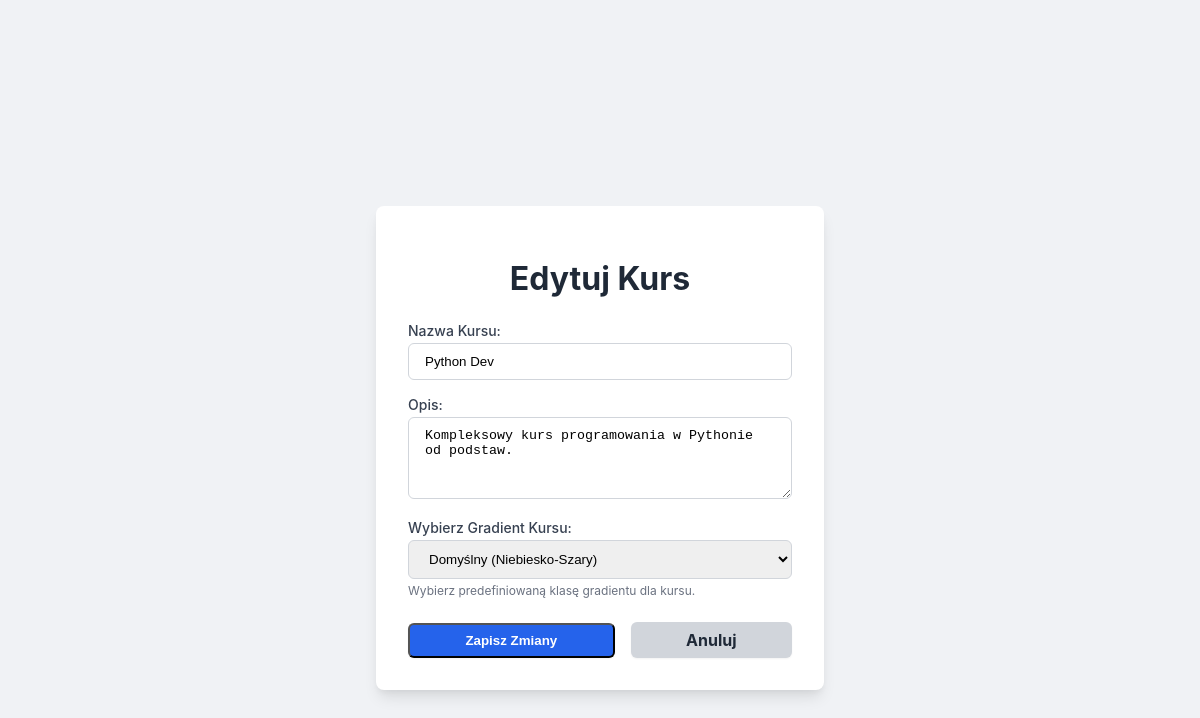
The page /admin/courses/edit/1 (signed in) on the database its author committed.
### models.py (models this page shows, shortened)
class Course(db.Model):
    id = db.Column(db.Integer, primary_key=True)
    name = db.Column(db.String(100), nullable=False, unique=True)
    description = db.Column(db.Text, nullable=True)
    gradient_class = db.Column(db.String(50), default='course-gradient-default')
    total_lessons = db.Column(db.Integer, default=0, nullable=False) # <--- WAŻNE: TA LINIA JEST DODANA!
    created_at = db.Column(db.DateTime, default=datetime.utcnow)
    modules = db.relationship('Module', backref='course', lazy=True, cascade="all, delete-orphan", order_by="Module.order")
    user_accesses = db.relationship('UserCourseAccess', backref='course', lazy=True, cascade="all, delete-orphan")

### main.py (the view, shortened to what this page needs)
@app.route('/admin/courses/edit/<int:course_id>', methods=['GET', 'POST']) # Dekorator Flask dla trasy edycji kursu.
@admin_required # Dekorator `admin_required` upewnia się, że tylko administratorzy mają dostęp.
def admin_edit_course(course_id): # Definiuje funkcję widoku `admin_edit_course`.
    course = Course.query.get_or_404(course_id) # Pobiera kurs po ID lub zwraca błąd 404.
    return render_template('admin/edit_course.html', course=course) # Renderuje szablon `admin/edit_course.html` i przekazuje obiekt kursu.

### templates/admin/edit_course.html (shortened to what this page needs)
<!DOCTYPE html>
<html lang="pl">
<head>
</head>
<body>
    <div class="form-container">
        <h1 class="form-title">Edytuj Kurs</h1>
        <form action="{{ url_for('admin_edit_course', course_id=course.id) }}" method="POST">
            <div class="form-group">
                <label for="name" class="form-label">Nazwa Kursu:</label>
                <input type="text" id="name" name="name" class="form-input" value="{{ course.name }}" required>
            </div>
            <div class="form-group">
                <label for="description" class="form-label">Opis:</label>
                <textarea id="description" name="description" rows="4" class="form-textarea" required>{{ course.description }}</textarea>
            </div>
            <div class="form-group">
                <label for="gradient_class" class="form-label">Wybierz Gradient Kursu:</label>
                <select id="gradient_class" name="gradient_class" class="form-select">
                    <option value="course-gradient-default" {% if course.gradient_class == 'course-gradient-default' %}selected{% endif %}>Domyślny (Niebiesko-Szary)</option>
                </select>
                <p class="form-help-text">Wybierz predefiniowaną klasę gradientu dla kursu.</p>
            </div>
            <div class="button-group">
                <button type="submit" class="btn btn-primary">Zapisz Zmiany</button>
                <a href="{{ url_for('admin_courses') }}" class="btn btn-secondary">Anuluj</a>
            </div>
        </form>
    </div>
</body>
</html>

### templates/admin/edit_course.html (style rules this page uses)
body { font-family: 'Inter', sans-serif; background-color: #f0f2f5; display: flex; flex-direction: column; align-items: center; justify-content: center; min-height: 100vh; padding-top: 40px; padding-bottom: 40px; }
.form-container { background-color: #ffffff; padding: 32px; border-radius: 8px; box-shadow: 0 10px 15px -3px rgba(0, 0, 0, 0.1), 0 4px 6px -2px rgba(0, 0, 0, 0.05); width: 100%; max-width: 448px; box-sizing: border-box; }
.form-title { font-size: 2rem; font-weight: bold; color: #1f2937; margin-bottom: 24px; text-align: center; }
.form-group { margin-bottom: 16px; }
.form-label { display: block; font-size: 0.875rem; font-weight: 500; color: #374151; margin-bottom: 4px; }
.form-input, .form-textarea, .form-select { width: 100%; padding: 10px 16px; border: 1px solid #d1d5db; border-radius: 6px; box-sizing: border-box; outline: none; transition: border-color 0.15s ease-in-out, box-shadow 0.15s ease-in-out; }
.form-textarea { resize: vertical; }
.form-help-text { font-size: 0.75rem; color: #6b7280; margin-top: 4px; }
.button-group { display: flex; justify-content: space-between; align-items: center; margin-top: 24px; }
.btn { font-weight: bold; padding: 8px 16px; border-radius: 6px; box-shadow: 0 1px 2px 0 rgba(0, 0, 0, 0.05); transition: background-color 0.3s ease-in-out, box-shadow 0.3s ease-in-out; text-align: center; flex-grow: 1; text-decoration: none; }
.btn-primary { background-color: #2563eb; color: #ffffff; margin-right: 8px; }
.btn-secondary { background-color: #d1d5db; color: #1f2937; margin-left: 8px; }

### rows shown on the page
Course: name "Python Dev", description "Kompleksowy kurs programowania w Pythonie od podstaw."
